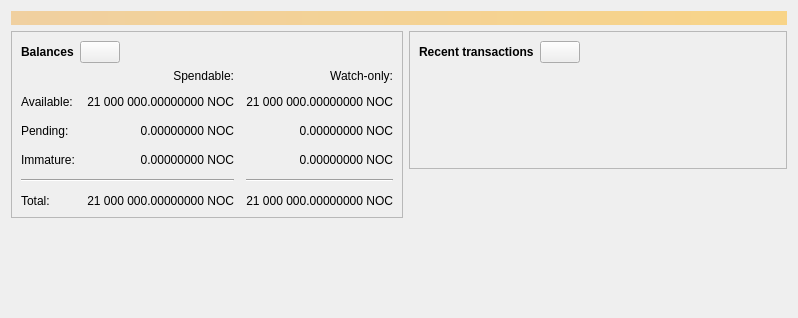
<?xml version="1.0" encoding="UTF-8"?>
<ui version="4.0">
 <class>OverviewPage</class>
 <widget class="QWidget" name="OverviewPage">
  <property name="geometry">
   <rect>
    <x>0</x>
    <y>0</y>
    <width>798</width>
    <height>318</height>
   </rect>
  </property>
  <property name="windowTitle">
   <string>Form</string>
  </property>
  <layout class="QVBoxLayout" name="topLayout">
   <item>
    <widget class="QLabel" name="labelAlerts">
     <property name="visible">
      <bool>false</bool>
     </property>
     <property name="styleSheet">
      <string notr="true">QLabel { background-color: qlineargradient(x1: 0, y1: 0, x2: 1, y2: 0, stop:0 #F0D0A0, stop:1 #F8D488); color:#000000; }</string>
     </property>
     <property name="wordWrap">
      <bool>true</bool>
     </property>
     <property name="margin">
      <number>3</number>
     </property>
     <property name="textInteractionFlags">
      <set>Qt::TextSelectableByMouse</set>
     </property>
    </widget>
   </item>
   <item>
    <layout class="QHBoxLayout" name="horizontalLayout" stretch="1,1">
     <item>
      <layout class="QVBoxLayout" name="verticalLayout_2">
       <item>
        <widget class="QFrame" name="frame">
         <property name="frameShape">
          <enum>QFrame::StyledPanel</enum>
         </property>
         <property name="frameShadow">
          <enum>QFrame::Raised</enum>
         </property>
         <layout class="QVBoxLayout" name="verticalLayout_4">
          <item>
           <layout class="QHBoxLayout" name="horizontalLayout_4">
            <item>
             <widget class="QLabel" name="label_5">
              <property name="font">
               <font>
                <weight>75</weight>
                <bold>true</bold>
               </font>
              </property>
              <property name="text">
               <string>Balances</string>
              </property>
             </widget>
            </item>
            <item>
             <widget class="QPushButton" name="labelWalletStatus">
              <property name="enabled">
               <bool>true</bool>
              </property>
              <property name="maximumSize">
               <size>
                <width>45</width>
                <height>16777215</height>
               </size>
              </property>
              <property name="toolTip">
               <string>The displayed information may be out of date. Your wallet automatically synchronizes with the Novacoin network after a connection is established, but this process has not completed yet.</string>
              </property>
              <property name="text">
               <string/>
              </property>
              <property name="icon">
               <iconset resource="../novacoin.qrc">
                <normaloff>:/icons/warning</normaloff>
                <disabledoff>:/icons/warning</disabledoff>:/icons/warning</iconset>
              </property>
              <property name="iconSize">
               <size>
                <width>24</width>
                <height>24</height>
               </size>
              </property>
             </widget>
            </item>
            <item>
             <spacer name="horizontalSpacer_3">
              <property name="orientation">
               <enum>Qt::Horizontal</enum>
              </property>
              <property name="sizeHint" stdset="0">
               <size>
                <width>40</width>
                <height>20</height>
               </size>
              </property>
             </spacer>
            </item>
           </layout>
          </item>
          <item>
           <layout class="QGridLayout" name="gridLayout">
            <property name="spacing">
             <number>12</number>
            </property>
            <item row="2" column="2">
             <widget class="QLabel" name="labelWatchPending">
              <property name="cursor">
               <cursorShape>IBeamCursor</cursorShape>
              </property>
              <property name="toolTip">
               <string>Unconfirmed transactions to watch-only addresses</string>
              </property>
              <property name="text">
               <string notr="true">0.00000000 NOC</string>
              </property>
              <property name="alignment">
               <set>Qt::AlignRight|Qt::AlignTrailing|Qt::AlignVCenter</set>
              </property>
              <property name="textInteractionFlags">
               <set>Qt::LinksAccessibleByMouse|Qt::TextSelectableByKeyboard|Qt::TextSelectableByMouse</set>
              </property>
             </widget>
            </item>
            <item row="2" column="1">
             <widget class="QLabel" name="labelUnconfirmed">
              <property name="cursor">
               <cursorShape>IBeamCursor</cursorShape>
              </property>
              <property name="toolTip">
               <string>Total of transactions that have yet to be confirmed, and do not yet count toward the spendable balance</string>
              </property>
              <property name="text">
               <string notr="true">0.00000000 NOC</string>
              </property>
              <property name="alignment">
               <set>Qt::AlignRight|Qt::AlignTrailing|Qt::AlignVCenter</set>
              </property>
              <property name="textInteractionFlags">
               <set>Qt::LinksAccessibleByMouse|Qt::TextSelectableByKeyboard|Qt::TextSelectableByMouse</set>
              </property>
             </widget>
            </item>
            <item row="3" column="2">
             <widget class="QLabel" name="labelWatchImmature">
              <property name="cursor">
               <cursorShape>IBeamCursor</cursorShape>
              </property>
              <property name="toolTip">
               <string>Mined balance in watch-only addresses that has not yet matured</string>
              </property>
              <property name="text">
               <string notr="true">0.00000000 NOC</string>
              </property>
              <property name="alignment">
               <set>Qt::AlignRight|Qt::AlignTrailing|Qt::AlignVCenter</set>
              </property>
              <property name="textInteractionFlags">
               <set>Qt::LinksAccessibleByMouse|Qt::TextSelectableByKeyboard|Qt::TextSelectableByMouse</set>
              </property>
             </widget>
            </item>
            <item row="4" column="0" colspan="2">
             <widget class="Line" name="line">
              <property name="orientation">
               <enum>Qt::Horizontal</enum>
              </property>
             </widget>
            </item>
            <item row="4" column="2">
             <widget class="Line" name="lineWatchBalance">
              <property name="sizePolicy">
               <sizepolicy hsizetype="Preferred" vsizetype="Fixed">
                <horstretch>0</horstretch>
                <verstretch>0</verstretch>
               </sizepolicy>
              </property>
              <property name="minimumSize">
               <size>
                <width>140</width>
                <height>0</height>
               </size>
              </property>
              <property name="orientation">
               <enum>Qt::Horizontal</enum>
              </property>
             </widget>
            </item>
            <item row="5" column="0">
             <widget class="QLabel" name="labelTotalText">
              <property name="text">
               <string>Total:</string>
              </property>
             </widget>
            </item>
            <item row="3" column="1">
             <widget class="QLabel" name="labelImmature">
              <property name="cursor">
               <cursorShape>IBeamCursor</cursorShape>
              </property>
              <property name="toolTip">
               <string>Mined balance that has not yet matured</string>
              </property>
              <property name="text">
               <string notr="true">0.00000000 NOC</string>
              </property>
              <property name="alignment">
               <set>Qt::AlignRight|Qt::AlignTrailing|Qt::AlignVCenter</set>
              </property>
              <property name="textInteractionFlags">
               <set>Qt::LinksAccessibleByMouse|Qt::TextSelectableByKeyboard|Qt::TextSelectableByMouse</set>
              </property>
             </widget>
            </item>
            <item row="2" column="3">
             <spacer name="horizontalSpacer_2">
              <property name="orientation">
               <enum>Qt::Horizontal</enum>
              </property>
              <property name="sizeHint" stdset="0">
               <size>
                <width>40</width>
                <height>20</height>
               </size>
              </property>
             </spacer>
            </item>
            <item row="3" column="0">
             <widget class="QLabel" name="labelImmatureText">
              <property name="text">
               <string>Immature:</string>
              </property>
             </widget>
            </item>
            <item row="5" column="1">
             <widget class="QLabel" name="labelTotal">
              <property name="cursor">
               <cursorShape>IBeamCursor</cursorShape>
              </property>
              <property name="toolTip">
               <string>Your current total balance</string>
              </property>
              <property name="text">
               <string notr="true">21 000 000.00000000 NOC</string>
              </property>
              <property name="alignment">
               <set>Qt::AlignRight|Qt::AlignTrailing|Qt::AlignVCenter</set>
              </property>
              <property name="textInteractionFlags">
               <set>Qt::LinksAccessibleByMouse|Qt::TextSelectableByKeyboard|Qt::TextSelectableByMouse</set>
              </property>
             </widget>
            </item>
            <item row="5" column="2">
             <widget class="QLabel" name="labelWatchTotal">
              <property name="cursor">
               <cursorShape>IBeamCursor</cursorShape>
              </property>
              <property name="toolTip">
               <string>Current total balance in watch-only addresses</string>
              </property>
              <property name="text">
               <string notr="true">21 000 000.00000000 NOC</string>
              </property>
              <property name="alignment">
               <set>Qt::AlignRight|Qt::AlignTrailing|Qt::AlignVCenter</set>
              </property>
              <property name="textInteractionFlags">
               <set>Qt::LinksAccessibleByMouse|Qt::TextSelectableByKeyboard|Qt::TextSelectableByMouse</set>
              </property>
             </widget>
            </item>
            <item row="0" column="2">
             <widget class="QLabel" name="labelWatchonly">
              <property name="text">
               <string>Watch-only:</string>
              </property>
              <property name="alignment">
               <set>Qt::AlignRight|Qt::AlignTrailing|Qt::AlignVCenter</set>
              </property>
             </widget>
            </item>
            <item row="1" column="0">
             <widget class="QLabel" name="labelBalanceText">
              <property name="text">
               <string>Available:</string>
              </property>
             </widget>
            </item>
            <item row="1" column="1">
             <widget class="QLabel" name="labelBalance">
              <property name="cursor">
               <cursorShape>IBeamCursor</cursorShape>
              </property>
              <property name="toolTip">
               <string>Your current spendable balance</string>
              </property>
              <property name="text">
               <string notr="true">21 000 000.00000000 NOC</string>
              </property>
              <property name="alignment">
               <set>Qt::AlignRight|Qt::AlignTrailing|Qt::AlignVCenter</set>
              </property>
              <property name="textInteractionFlags">
               <set>Qt::LinksAccessibleByMouse|Qt::TextSelectableByKeyboard|Qt::TextSelectableByMouse</set>
              </property>
             </widget>
            </item>
            <item row="1" column="2">
             <widget class="QLabel" name="labelWatchAvailable">
              <property name="cursor">
               <cursorShape>IBeamCursor</cursorShape>
              </property>
              <property name="toolTip">
               <string>Your current balance in watch-only addresses</string>
              </property>
              <property name="text">
               <string notr="true">21 000 000.00000000 NOC</string>
              </property>
              <property name="alignment">
               <set>Qt::AlignRight|Qt::AlignTrailing|Qt::AlignVCenter</set>
              </property>
              <property name="textInteractionFlags">
               <set>Qt::LinksAccessibleByMouse|Qt::TextSelectableByKeyboard|Qt::TextSelectableByMouse</set>
              </property>
             </widget>
            </item>
            <item row="2" column="0">
             <widget class="QLabel" name="labelPendingText">
              <property name="text">
               <string>Pending:</string>
              </property>
             </widget>
            </item>
            <item row="0" column="1">
             <widget class="QLabel" name="labelSpendable">
              <property name="text">
               <string>Spendable:</string>
              </property>
              <property name="alignment">
               <set>Qt::AlignRight|Qt::AlignTrailing|Qt::AlignVCenter</set>
              </property>
             </widget>
            </item>
           </layout>
          </item>
         </layout>
        </widget>
       </item>
       <item>
        <spacer name="verticalSpacer">
         <property name="orientation">
          <enum>Qt::Vertical</enum>
         </property>
         <property name="sizeHint" stdset="0">
          <size>
           <width>20</width>
           <height>40</height>
          </size>
         </property>
        </spacer>
       </item>
      </layout>
     </item>
     <item>
      <layout class="QVBoxLayout" name="verticalLayout_3">
       <item>
        <widget class="QFrame" name="frame_2">
         <property name="frameShape">
          <enum>QFrame::StyledPanel</enum>
         </property>
         <property name="frameShadow">
          <enum>QFrame::Raised</enum>
         </property>
         <layout class="QVBoxLayout" name="verticalLayout">
          <item>
           <layout class="QHBoxLayout" name="horizontalLayout_2">
            <item>
             <widget class="QLabel" name="label_4">
              <property name="font">
               <font>
                <weight>75</weight>
                <bold>true</bold>
               </font>
              </property>
              <property name="text">
               <string>Recent transactions</string>
              </property>
             </widget>
            </item>
            <item>
             <widget class="QPushButton" name="labelTransactionsStatus">
              <property name="enabled">
               <bool>true</bool>
              </property>
              <property name="maximumSize">
               <size>
                <width>45</width>
                <height>16777215</height>
               </size>
              </property>
              <property name="toolTip">
               <string>The displayed information may be out of date. Your wallet automatically synchronizes with the Novacoin network after a connection is established, but this process has not completed yet.</string>
              </property>
              <property name="text">
               <string/>
              </property>
              <property name="icon">
               <iconset resource="../novacoin.qrc">
                <normaloff>:/icons/warning</normaloff>
                <disabledoff>:/icons/warning</disabledoff>:/icons/warning</iconset>
              </property>
              <property name="iconSize">
               <size>
                <width>24</width>
                <height>24</height>
               </size>
              </property>
             </widget>
            </item>
            <item>
             <spacer name="horizontalSpacer">
              <property name="orientation">
               <enum>Qt::Horizontal</enum>
              </property>
              <property name="sizeHint" stdset="0">
               <size>
                <width>40</width>
                <height>20</height>
               </size>
              </property>
             </spacer>
            </item>
           </layout>
          </item>
          <item>
           <widget class="TransactionOverviewWidget" name="listTransactions">
            <property name="styleSheet">
             <string notr="true">QListView { background: transparent; }</string>
            </property>
            <property name="frameShape">
             <enum>QFrame::NoFrame</enum>
            </property>
            <property name="verticalScrollBarPolicy">
             <enum>Qt::ScrollBarAlwaysOff</enum>
            </property>
            <property name="horizontalScrollBarPolicy">
             <enum>Qt::ScrollBarAlwaysOff</enum>
            </property>
            <property name="sizeAdjustPolicy">
             <enum>QAbstractScrollArea::AdjustToContents</enum>
            </property>
            <property name="selectionMode">
             <enum>QAbstractItemView::NoSelection</enum>
            </property>
            <property name="uniformItemSizes">
             <bool>true</bool>
            </property>
           </widget>
          </item>
         </layout>
        </widget>
       </item>
       <item>
        <spacer name="verticalSpacer_2">
         <property name="orientation">
          <enum>Qt::Vertical</enum>
         </property>
         <property name="sizeHint" stdset="0">
          <size>
           <width>20</width>
           <height>40</height>
          </size>
         </property>
        </spacer>
       </item>
      </layout>
     </item>
    </layout>
   </item>
  </layout>
 </widget>
 <customwidgets>
  <customwidget>
   <class>TransactionOverviewWidget</class>
   <extends>QListView</extends>
   <header>qt/transactionoverviewwidget.h</header>
  </customwidget>
 </customwidgets>
 <resources/>
 <connections/>
</ui>
